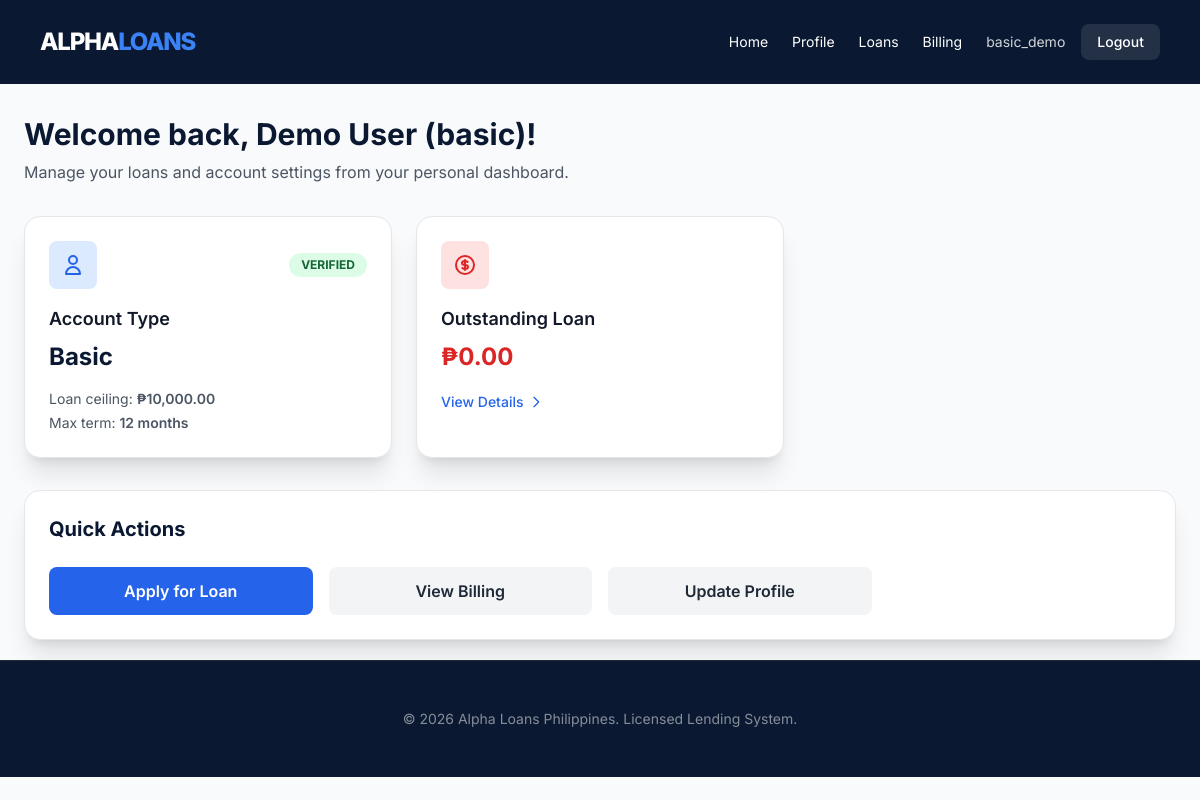
The app's page /dashboard.php (signed in) with its own data.
### tables this page shows
CREATE TABLE `users` (
  `id` int(10) UNSIGNED NOT NULL,
  `role` enum('user','admin') NOT NULL DEFAULT 'user',
  `username` varchar(190) NOT NULL,
  `password_hash` varchar(255) NOT NULL,
  `account_type` enum('basic','premium') NOT NULL,
  `name` varchar(255) NOT NULL,
  `address` text NOT NULL,
  `gender` varchar(32) DEFAULT NULL,
  `birthday` date NOT NULL,
  `age` smallint(5) UNSIGNED NOT NULL,
  `email` varchar(190) NOT NULL,
  `contact_number` varchar(32) NOT NULL,
  `bank_name` varchar(190) NOT NULL,
  `bank_account_number` varchar(64) NOT NULL,
  `card_holder_name` varchar(190) NOT NULL,
  `tin_number` varchar(64) NOT NULL,
  `company_name` varchar(255) NOT NULL,
  `company_address` text NOT NULL,
  `company_phone` varchar(32) NOT NULL,
  `position` varchar(190) DEFAULT NULL,
  `monthly_earnings` decimal(12,2) DEFAULT NULL,
  `registration_status` enum('pending','approved','rejected') NOT NULL DEFAULT 'pending',
  `verified_tag` tinyint(1) NOT NULL DEFAULT 0,
  `tin_verified` tinyint(1) NOT NULL DEFAULT 0,
  `company_verified` tinyint(1) NOT NULL DEFAULT 0,
  `account_status` enum('active','disabled') NOT NULL DEFAULT 'active',
  `current_loan_ceiling` decimal(12,2) NOT NULL DEFAULT 10000.00,
  `max_loan_term_months` smallint(5) UNSIGNED NOT NULL DEFAULT 12,
  `savings_last_nonzero_at` datetime DEFAULT NULL,
  `created_at` datetime NOT NULL DEFAULT current_timestamp(),
  `updated_at` datetime NOT NULL DEFAULT current_timestamp() ON UPDATE current_timestamp(),
  `rejected_at` datetime DEFAULT NULL
);

### includes/auth.php (called while the page is built, shortened)
<?php
require_once __DIR__ . '/functions.php';
function current_user(): ?array
{
    return $_SESSION['user'] ?? null;
}
function refresh_session_user(PDO $pdo): ?array
{
    $u = current_user();
    $st = $pdo->prepare('SELECT * FROM users WHERE id = ? LIMIT 1');
    $st->execute([(int) $u['id']]);
    $fresh = $st->fetch();
    if ($fresh) {
        unset($fresh['password_hash']);
        return $fresh;
    }
    return $u;
}
function require_login(): array
{
    $u = current_user();
    $pdo = db();
    $u = refresh_session_user($pdo) ?? $u;
    return $u;
}
function require_approved_user(): array
{
    $u = require_login();
    $pdo = db();
    return refresh_session_user($pdo) ?? $u;
}

### config/config.php (called while the page is built, shortened)
<?php
function app_url(string $path): string
{
    return rtrim(APP_BASE, '/') . '/' . ltrim($path, '/');
}

### includes/functions.php (called while the page is built, shortened)
<?php
function h(?string $s): string
{
    return htmlspecialchars((string) $s, ENT_QUOTES | ENT_SUBSTITUTE, 'UTF-8');
}

### dashboard.php (the view, shortened to what this page needs)
<?php
require_once __DIR__ . '/config/config.php';
require_once __DIR__ . '/includes/auth.php';
require_once __DIR__ . '/includes/layout.php';
$u = require_approved_user();
$pdo = db();
$uid = (int) $u['id'];
$st = $pdo->prepare('SELECT COALESCE(SUM(principal_remaining),0) FROM loans WHERE user_id = ? AND status IN (\'active\',\'approved\')');
$st->execute([$uid]);
$outstanding = (float) $st->fetchColumn();
render_header('Dashboard', $u);
?>
<div class="max-w-6xl mx-auto">
    <div class="mb-8">
        <h1 class="text-3xl font-bold text-brand mb-2">Welcome back, <?= h($u['name']) ?>!</h1>
        <p class="text-gray-600">Manage your loans and account settings from your personal dashboard.</p>
    </div>
    <div class="grid md:grid-cols-3 gap-6 mb-8">
        <div class="bg-white rounded-2xl shadow-xl border border-gray-200 p-6 hover:shadow-2xl transition">
            <div class="flex items-center justify-between mb-4">
                <div class="w-12 h-12 bg-blue-100 rounded-lg flex items-center justify-center">
                    <svg class="w-6 h-6 text-blue-600" fill="none" stroke="currentColor" viewBox="0 0 24 24">
                        <path stroke-linecap="round" stroke-linejoin="round" stroke-width="2" d="M16 7a4 4 0 11-8 0 4 4 0 018 0zM12 14a7 7 0 00-7 7h14a7 7 0 00-7-7z"></path>
                    </svg>
                </div>
                <?php if ($u['verified_tag']): ?>
                    <span class="bg-green-100 text-green-800 text-xs font-bold px-3 py-1 rounded-full">VERIFIED</span>
                <?php endif; ?>
            </div>
            <h3 class="text-lg font-semibold text-gray-900 mb-2">Account Type</h3>
            <p class="text-2xl font-bold text-brand mb-4"><?= h(ucfirst($u['account_type'])) ?></p>
            <div class="space-y-1 text-sm text-gray-600">
                <p>Loan ceiling: <span class="font-semibold">₱<?= number_format((float) $u['current_loan_ceiling'], 2) ?></span></p>
                <p>Max term: <span class="font-semibold"><?= (int) $u['max_loan_term_months'] ?> months</span></p>
            </div>
        </div>
        <div class="bg-white rounded-2xl shadow-xl border border-gray-200 p-6 hover:shadow-2xl transition">
            <div class="flex items-center justify-between mb-4">
                <div class="w-12 h-12 bg-red-100 rounded-lg flex items-center justify-center">
                </div>
            </div>
            <h3 class="text-lg font-semibold text-gray-900 mb-2">Outstanding Loan</h3>
            <p class="text-2xl font-bold text-red-600 mb-4">₱<?= number_format($outstanding, 2) ?></p>
            <a href="<?= h(app_url('loans.php')) ?>" class="inline-flex items-center text-blue-600 hover:text-blue-700 font-medium text-sm">
                View Details
                <svg class="w-4 h-4 ml-1" fill="none" stroke="currentColor" viewBox="0 0 24 24">
                    <path stroke-linecap="round" stroke-linejoin="round" stroke-width="2" d="M9 5l7 7-7 7"></path>
                </svg>
            </a>
        </div>
    </div>
    <div class="bg-white rounded-2xl shadow-xl border border-gray-200 p-6">
        <h2 class="text-xl font-bold text-brand mb-6">Quick Actions</h2>
        <div class="grid md:grid-cols-4 gap-4">
            <a href="<?= h(app_url('loans.php')) ?>" class="bg-blue-600 hover:bg-blue-700 text-white font-semibold py-3 px-6 rounded-lg transition text-center">
                Apply for Loan
            </a>
            <a href="<?= h(app_url('billing.php')) ?>" class="bg-gray-100 hover:bg-gray-200 text-gray-800 font-semibold py-3 px-6 rounded-lg transition text-center">
                View Billing
            </a>
            <a href="<?= h(app_url('profile.php')) ?>" class="bg-gray-100 hover:bg-gray-200 text-gray-800 font-semibold py-3 px-6 rounded-lg transition text-center">
                Update Profile
            </a>
        </div>
    </div>
</div>
<?php render_footer();

### includes/layout.php (shortened to what this page needs)
<?php
require_once dirname(__DIR__) . '/config/config.php';
require_once dirname(__DIR__) . '/includes/functions.php';
function render_header(string $title, array $user = null): void
{
    $u = $user;
    $home = $u ? ($u['role'] === 'admin' ? app_url('admin/index.php') : app_url('dashboard.php')) : app_url('index.php');
    ?>
<!DOCTYPE html>
<html lang="en" class="scroll-smooth">
<head>
    <script src="https://cdn.tailwindcss.com"></script>
</head>
<body class="bg-gray-50 text-gray-800">
    <header class="bg-brand text-white">
        <nav class="flex justify-between items-center px-6 md:px-10 py-6">
            <div class="text-2xl font-extrabold tracking-tighter">
                <a href="<?= h($home) ?>" class="hover:text-blue-400 transition">
                    ALPHA<span class="text-blue-500">LOANS</span>
                </a>
            </div>
            <div class="flex items-center gap-6">
                <?php if ($u): ?>
                    <div class="hidden lg:flex items-center gap-6 text-sm">
                        <?php if ($u['role'] === 'admin'): ?>
                            <a href="<?= h(app_url('admin/index.php')) ?>" class="hover:text-blue-400 transition">Dashboard</a>
                            <a href="<?= h(app_url('admin/users.php')) ?>" class="hover:text-blue-400 transition">Users</a>
                            <a href="<?= h(app_url('admin/registrations.php')) ?>" class="hover:text-blue-400 transition">Registrations</a>
                            <a href="<?= h(app_url('admin/loans.php')) ?>" class="hover:text-blue-400 transition">Loans</a>
                            <a href="<?= h(app_url('admin/savings.php')) ?>" class="hover:text-blue-400 transition">Savings</a>
                            <a href="<?= h(app_url('admin/earnings.php')) ?>" class="hover:text-blue-400 transition">Earnings</a>
                        <?php else: ?>
                            <a href="<?= h(app_url('dashboard.php')) ?>" class="hover:text-blue-400 transition">Home</a>
                            <a href="<?= h(app_url('profile.php')) ?>" class="hover:text-blue-400 transition">Profile</a>
                            <a href="<?= h(app_url('loans.php')) ?>" class="hover:text-blue-400 transition">Loans</a>
                            <a href="<?= h(app_url('billing.php')) ?>" class="hover:text-blue-400 transition">Billing</a>
                        <?php endif; ?>
                    </div>
                    <div class="flex items-center gap-4">
                        <span class="text-sm text-gray-300"><?= h($u['username'] ?? '') ?></span>
                        <a class="bg-white/10 hover:bg-white/20 text-white px-4 py-2 rounded-lg text-sm font-medium transition" href="<?= h(app_url('logout.php')) ?>">Logout</a>
                    </div>
                <?php endif; ?>
            </div>
        </nav>
    </header>
    <main class="container-fluid px-4 pb-5 pt-8 max-w-screen-xl mx-auto">
        <div class="max-w-7xl mx-auto">
<?php
}
function render_footer(): void
{
    ?>
    </main>
    <footer class="bg-brand text-white py-12 px-10 text-center border-t border-gray-800">
        <p class="text-sm opacity-50">&copy; <?php echo date('Y'); ?> Alpha Loans Philippines. Licensed Lending System.</p>
    </footer>
</body>
</html>
<?php
}

### includes/layout.php (style rules this page uses)
:root { --brand-dark: #0a1931; }
body { font-family: 'Inter', sans-serif; }
.bg-brand { background-color: var(--brand-dark); }
.text-brand { color: var(--brand-dark); }

### records on screen
users: username "basic_demo", name "Demo User (basic)", account_type "Basic", current_loan_ceiling "10,000.00", max_loan_term_months "12"

### other values on screen
$outstanding "0.00"
